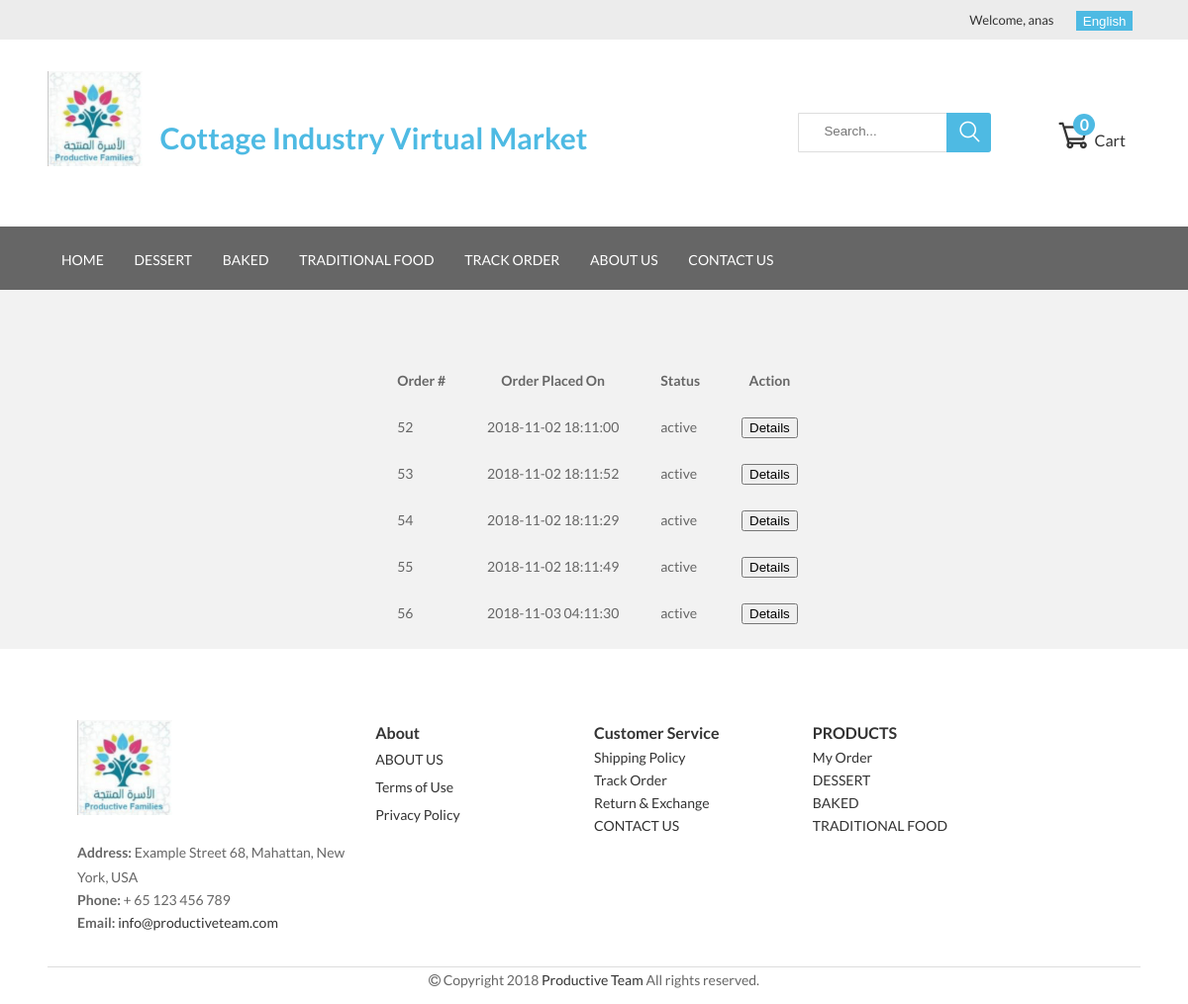
Page /track_order.php (signed in) on the committed database.
### tables this page shows
CREATE TABLE `orders` (
  `id` int(11) NOT NULL,
  `cust_id` int(11) NOT NULL,
  `address` text NOT NULL,
  `address2` text NOT NULL,
  `city` varchar(20) NOT NULL,
  `country` varchar(20) NOT NULL,
  `phone` int(11) NOT NULL,
  `pay_method` enum('0','1') NOT NULL DEFAULT '0',
  `order_date` datetime NOT NULL,
  `order_status` varchar(50) NOT NULL DEFAULT 'active'
);

### track_order.php (the view, shortened to what this page needs)
<?php include 'includes/config.php';
include "header.php";
$query = "SELECT * FROM orders o WHERE o.cust_id = ".$_SESSION['u_id']." group by o.id";
$result = mysqli_query($con,$query);
?>
<div class="container">
    <section style="width: 80%; margin-left: 30%; margin-right: 30%; margin-top: 5%">
        <table>
            <thead>
            <th><?php echo $lang['order']; ?> #</th>
            <th><?php echo $lang['order_placed_on']; ?></th>
            <th><?php echo $lang['status']; ?></th>
            <th><?php echo $lang['action']; ?></th>
            </thead>
            <?php
            while($row = $result -> fetch_array()){
                ?>
                <tbody>
                <td><?php echo $row['id']; ?></td>
                <td><?php echo $row['order_date']; ?></td>
                <td><?php echo $row['order_status']; ?></td>
                <td><a href="summary.php?id=<?php echo $row['id']; ?>"><?php echo '<input type="button" value="'.$lang['details'].'">' ?></a></td>
                </tbody>
                <?php
            }
            ?>
        </table>
    </section>
</div>
<?php include 'footer.php' ?>

### assets/css/style.css (style rules this page uses)
* { box-sizing: border-box; }
html { overflow-x: hidden; }
body { font-family: "Lato", sans-serif; font-size: 14px; line-height: 25px; color: #666666; width: 100%; margin: 0 auto; overflow-x: hidden; background-color: #f2f2f2; }
.container { padding: 12px; margin-left:3% !important; margin-right:3% !important; }
a { color: #333; -webkit-transition: all 0.3s ease-in-out 0s; -moz-transition: all 0.3s ease-in-out 0s; -ms-transition: all 0.3s ease-in-out 0s; -o-transition: all 0.3s ease-in-out 0s; transition: all 0.3s ease-in-out 0s; text-decoration: none; }

### track_order.php (style rules this page uses)
th,td { padding: 10px 20px; }

### rows in the picture
orders: id "52", order_date "2018-11-02 18:11:00", order_status "active"
orders: id "53", order_date "2018-11-02 18:11:52", order_status "active"
orders: id "54", order_date "2018-11-02 18:11:29", order_status "active"
orders: id "55", order_date "2018-11-02 18:11:49", order_status "active"
orders: id "56", order_date "2018-11-03 04:11:30", order_status "active"

### other values in the picture
$_SESSION['u_fname'] "anas"
$lang['webname'] "Cottage Industry Virtual Market"
$lang['cart'] "Cart"
$total_quantity "0"
$lang['home'] "HOME"
$lang['dessert'] "DESSERT"
$lang['baked'] "BAKED"
$lang['tr_food'] "TRADITIONAL FOOD"
$lang['track_order'] "TRACK ORDER"
$lang['about_us'] "ABOUT US"
$lang['contact_us'] "CONTACT US"
$lang['order'] "Order"
$lang['order_placed_on'] "Order Placed On"
$lang['status'] "Status"
$lang['action'] "Action"
